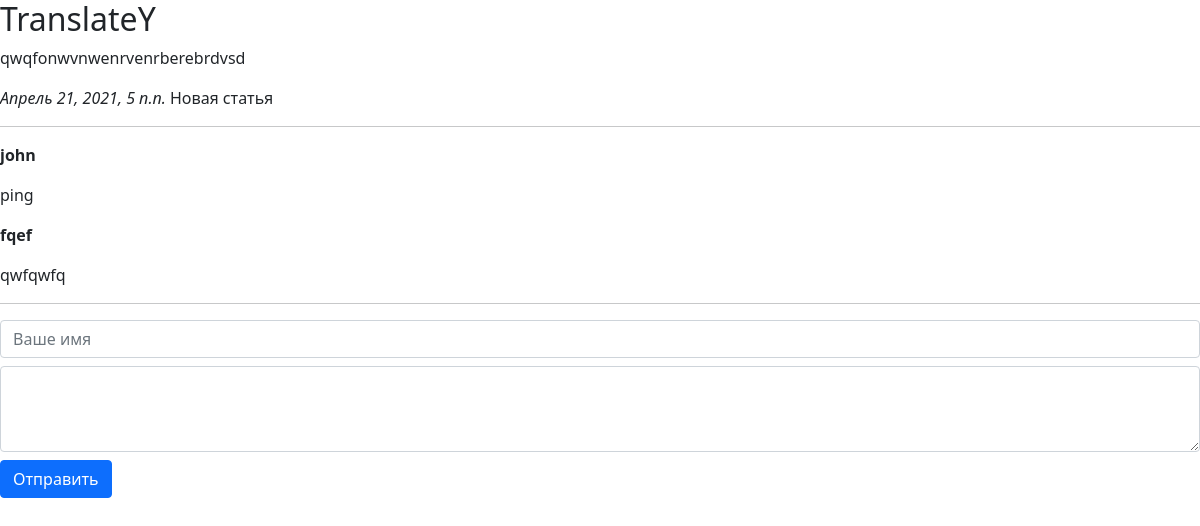
Page /polls/9/ on the committed database.
### polls/models.py (models this page shows, shortened)
class Article(models.Model):
    article_title = models.CharField('название статьи', max_length=255)
    article_text = models.TextField('текст')
    pub_date = models.DateTimeField('дата публикации')
    def was_published_recently(self):
        return self.pub_date >= (timezone.now() - datetime.timedelta(days = 7))
    class Meta:
        verbose_name = "Статья"
        verbose_name_plural = "Статьи"

class Comment(models.Model):
    article = models.ForeignKey(Article, on_delete=models.CASCADE)
    auth_name = models.CharField('автор', max_length=50)
    comment_text = models.CharField('коментарий', max_length=200)
    class Meta:
        verbose_name = "Комментарий"
        verbose_name_plural = "Комментарии"

### polls/views.py (the view)
# urls.py: path('<int:article_id>/', views.detail, name='detail'),
def detail(request, article_id):
    try:
        a = Article.objects.get( id = article_id )
    except:
        raise Http404("Статья не найдена!")
    latest_comment_list = a.comment_set.order_by('-id')[:10]
    return render(request, 'polls/detail.html', {'article' : a, 'latest_comment_list':latest_comment_list})

### templates/polls/detail.html (shortened to what this page needs)
{% extends 'base.html' %}
{% block content %}
    <h2>{{article.article_title}}</h2>
    <p>{{article.article_text}}</p>
    <em>{{article.pub_date}}</em>
    {% if article.was_published_recently %}
        Новая статья
    {% endif %}
    <hr>
    {% if latest_comment_list %}
        {% for c in latest_comment_list %}
            <p>
                <strong>{{c.auth_name}}</strong>
                <p>{{c.comment_text}}</p>
            </p>
        {% endfor %}
    {% else %}
    <div class="alert alert-warning" role="alert">
        Комментарии не найдены
    </div>
    {% endif %}
    <hr>
    <form action="{% url 'polls:leave_comment' article.id %}" method="POST">
        <div class="form-group">
            <input name="name" type="text" class="form-control mb-2 w-5" id="exampleFormControlInput1" placeholder="Ваше имя">
        </div>
        <div class="form-group">
            <textarea name="text" class="form-control mb-2" id="exampleFormControlTextarea1" rows="3"></textarea>
        </div>
        <button class="btn btn-primary" type="submit">Отправить</button>
    </form>
{% endblock %}

### rows in the picture
Article: article_text "qwqfonwvnwenrvenrberebrdvsd", pub_date "Апрель 21, 2021, 5 п.п."
Comment: auth_name "john", comment_text "ping"
Comment: auth_name "fqef", comment_text "qwfqwfq"
